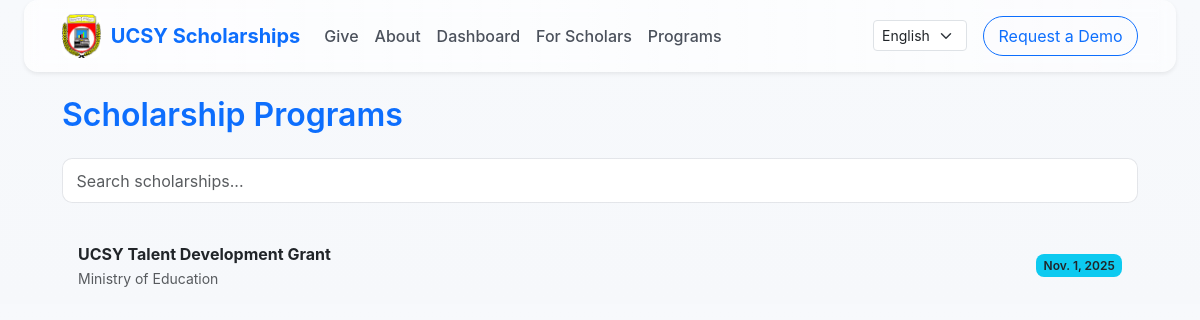
Screenshot of /type/3/ with the database file from the repository.
### scholarships/models.py (models this page shows, shortened)
class Scholarship(models.Model):
    type = models.ForeignKey(ScholarshipType, on_delete=models.CASCADE, related_name='programs')
    title = models.CharField(max_length=200)
    provider = models.CharField(max_length=150)
    description = models.TextField()
    opportunities = models.TextField(help_text="List opportunities separated by line breaks")
    deadline = models.DateField()
    attachment = models.FileField(upload_to='scholarship_pdfs/', blank=True, null=True)

### scholarships/views.py (the view)
# urls.py: path('type/<int:pk>/', views.ScholarshipListView.as_view(), name='list_by_type'),
class ScholarshipListView(ListView):
    model = Scholarship
    template_name = 'scholarships/program_list.html'
    context_object_name = 'scholarships'
    def get_queryset(self):
        qs = Scholarship.objects.filter(type_id=self.kwargs['pk'])
        query = self.request.GET.get("q")
        if query:
            qs = qs.filter(title__icontains=query) | qs.filter(provider__icontains=query)
        return qs

### scholarships/templates/scholarships/program_list.html
{% extends 'base.html' %}
{% load i18n %}
{% block content %}
  <h2 class="mb-4 fw-semibold text-primary">{% trans "Scholarship Programs" %}</h2>
  <form method="get" class="mb-4">
    <input type="text" name="q" class="form-control" placeholder="{% trans 'Search scholarships...' %}" value="{{ request.GET.q }}">
  </form>
  <div class="list-group">
    {% for sch in scholarships %}
      <a href="{% url 'scholarships:detail' sch.pk %}" class="list-group-item list-group-item-action d-flex justify-content-between align-items-center">
        <div>
          <span class="fw-bold">{{ sch.title }}</span> <br>
          <small class="text-muted">{{ sch.provider }}</small>
        </div>
        <span class="badge bg-info text-dark">{{ sch.deadline }}</span>
      </a>
    {% endfor %}
  </div>
{% endblock %}

### static/css/styles.css (style rules this page uses)
:root { --primary-1: #0d6efd; --primary-2: #6610f2; --accent: #06b6d4; --muted: #6c757d; --bg: #f6f8fb; --glass: rgba(255,255,255,0.72); --glass-border: rgba(255,255,255,0.45); --card-shadow: 0 6px 24px rgba(18,38,63,0.08); }
* { box-sizing:border-box }
body { background: linear-gradient(180deg, #f7f9fc 0%, var(--bg) 100%); color:#0f1724; font-family: Inter, system-ui, -apple-system, "Segoe UI", Roboto, "Helvetica Neue", Arial; -webkit-font-smoothing:antialiased; -moz-osx-font-smoothing:grayscale; padding-left:1.5rem; padding-right:1.5rem; }
a,button { transition:all .28s cubic-bezier(.2,.9,.3,1) }
.badge { border-radius:8px;padding:.45em .6em;font-weight:600 }
.form-control { border-radius:10px;padding:.6rem .85rem;box-shadow:none;border:1px solid rgba(15,23,36,0.08) }
.list-group-item { border:0;background:transparent;padding:.9rem 1rem;border-radius:10px }

### rows the page displays
Scholarship: title "UCSY Talent Development Grant", provider "Ministry of Education", deadline "Nov. 1, 2025"
